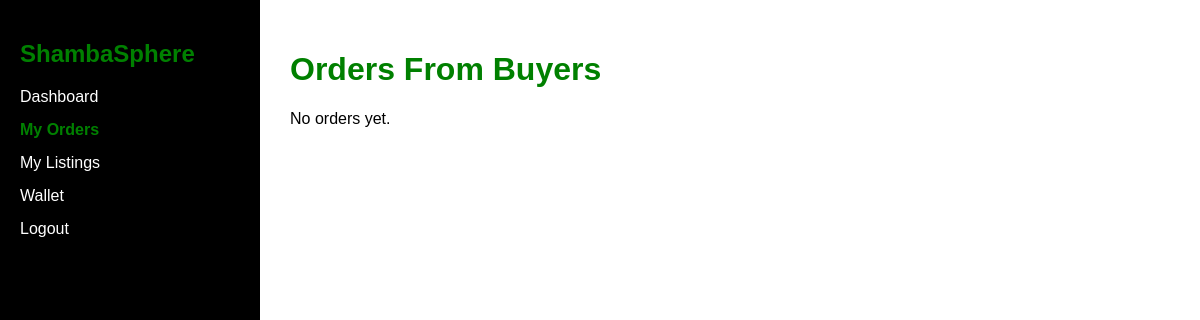
The page /farmer-orders/ (signed in) on the database as committed earlier.
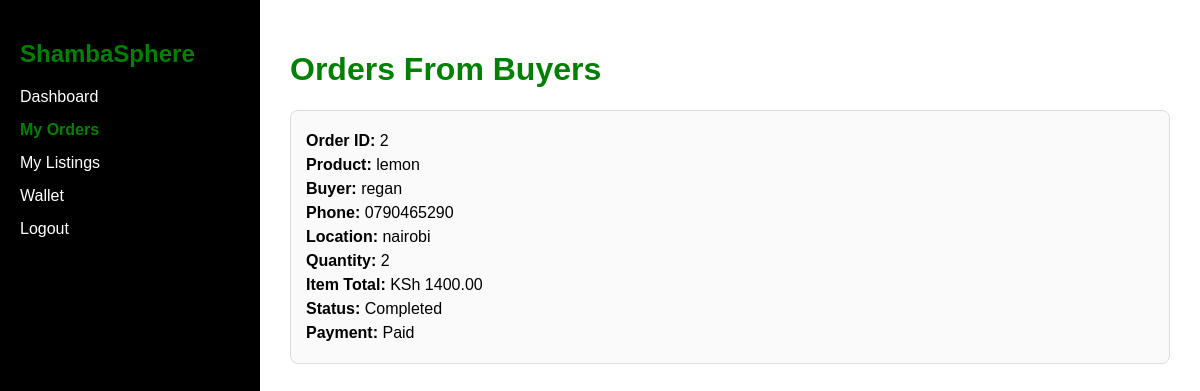
The same page on the database as committed later.
### myapp/models.py (models this page shows, shortened)
class OrderItem(models.Model):
    order = models.ForeignKey(Order, on_delete=models.CASCADE, related_name="items")
    produce = models.ForeignKey(Produce, on_delete=models.CASCADE)
    farmer = models.ForeignKey(FarmerProfile, on_delete=models.CASCADE)
    quantity = models.PositiveIntegerField()
    price = models.DecimalField(max_digits=10, decimal_places=2)
    status = models.CharField(
        max_length=20,
        choices=[
            ("Pending", "Pending"),
            ("Paid", "Paid"),
            ("Delivery", "Delivery"),
            ("Completed", "Completed"),
        ],
        default="Pending"
    )
    created_at = models.DateTimeField(auto_now_add=True)

class Order(models.Model):
    buyer = models.ForeignKey(User, on_delete=models.CASCADE)
    phone = models.CharField(max_length=20)
    location = models.CharField(max_length=255)
    delivery_fee = models.DecimalField(max_digits=10, decimal_places=2, default=0.00)
    total_amount = models.DecimalField(max_digits=10, decimal_places=2)
    payment_status = models.CharField(
        max_length=20,
        choices=[
            ("Pending", "Pending"),
            ("Paid", "Paid"),
        ],
        default="Pending"
    )
    created_at = models.DateTimeField(auto_now_add=True)

class Produce(models.Model):
    farmer = models.ForeignKey(FarmerProfile, on_delete=models.CASCADE)
    name = models.CharField(max_length=100)
    quantity = models.FloatField()
    price = models.DecimalField(max_digits=10, decimal_places=2)
    image = models.ImageField(upload_to='produce_images/')
    status = models.CharField(max_length=20, default='Available')
    created_at = models.DateTimeField(auto_now_add=True)

### myapp/views.py (the view)
# urls.py: path('farmer-orders/', views.farmer_orders, name='farmer_orders'),
@login_required
def farmer_orders(request):
    try:
        farmer = FarmerProfile.objects.get(user=request.user)
    except FarmerProfile.DoesNotExist:
        return redirect("farmer_register")
    orders = OrderItem.objects.filter(
        farmer=farmer
    ).select_related(
        "order", "produce", "order__buyer"
    ).order_by("-order__created_at")
    context = {
        "orders": orders
    }
    return render(request, "farmer-orders.html", context)

### myapp/templates/farmer-orders.html (shortened to what this page needs)
{% load static %}
<!DOCTYPE html>
<html lang="en">
<head>
    <link rel="stylesheet" href="{% static 'css/farmer-orders.css' %}">
</head>
<body>
<div class="dashboard">
    <div class="sidebar">
        <h2>ShambaSphere</h2>
        <ul>
            <li><a href="{% url 'farmer_dashboard' %}">Dashboard</a></li>
            <li><a href="{% url 'farmer_orders' %}" class="active">My Orders</a></li>
            <li><a href="#">My Listings</a></li>
            <li><a href="#">Wallet</a></li>
            <li><a href="{% url 'logout' %}">Logout</a></li>
        </ul>
    </div>
    <div class="main-content">
        <h1>Orders From Buyers</h1>
        {% for item in orders %}
        <div class="card">
            <p><strong>Order ID:</strong> {{ item.order.id }}</p>
            <p><strong>Product:</strong> {{ item.produce.name }}</p>
            <p><strong>Buyer:</strong> {{ item.order.buyer.username }}</p>
            <p><strong>Phone:</strong> {{ item.order.phone }}</p>
            <p><strong>Location:</strong> {{ item.order.location }}</p>
            <p><strong>Quantity:</strong> {{ item.quantity }}</p>
            <p><strong>Item Total:</strong> KSh {{ item.price }}</p>
            <p><strong>Status:</strong> {{ item.status }}</p>
            <p><strong>Payment:</strong> {{ item.order.payment_status }}</p>
        </div>
        {% empty %}
        <p>No orders yet.</p>
        {% endfor %}
    </div>
</div>
</body>
</html>

Rows that differ between the two databases and show on the page:
added OrderItem: order.id "2", produce.name "lemon", order.buyer.username "regan", order.phone "0790465290", order.location "nairobi", quantity "2", price "1400.00", status "Completed", order.payment_status "Paid"
Other text that changed with them:
text no longer shown: "No orders yet."
